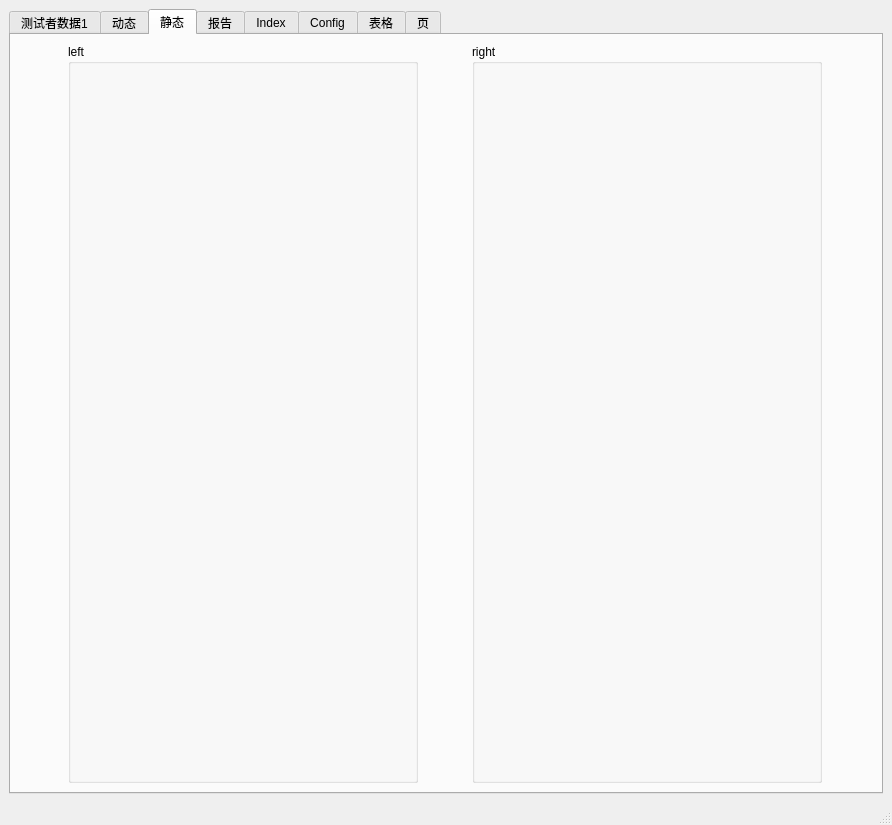
<?xml version="1.0" encoding="UTF-8"?>
<ui version="4.0">
 <class>MainWindow</class>
 <widget class="QMainWindow" name="MainWindow">
  <property name="geometry">
   <rect>
    <x>0</x>
    <y>0</y>
    <width>892</width>
    <height>790</height>
   </rect>
  </property>
  <property name="sizePolicy">
   <sizepolicy hsizetype="Expanding" vsizetype="Expanding">
    <horstretch>0</horstretch>
    <verstretch>0</verstretch>
   </sizepolicy>
  </property>
  <property name="windowTitle">
   <string>MainWindow</string>
  </property>
  <widget class="QWidget" name="centralwidget">
   <layout class="QGridLayout" name="gridLayout_6">
    <item row="0" column="0">
     <widget class="QTabWidget" name="tabWidget">
      <property name="enabled">
       <bool>true</bool>
      </property>
      <property name="currentIndex">
       <number>2</number>
      </property>
      <property name="tabBarAutoHide">
       <bool>false</bool>
      </property>
      <widget class="QWidget" name="tab_4">
       <attribute name="title">
        <string>测试者数据1</string>
       </attribute>
       <layout class="QGridLayout" name="gridLayout_10">
        <item row="0" column="0">
         <widget class="QGroupBox" name="groupBox_4">
          <property name="sizePolicy">
           <sizepolicy hsizetype="Expanding" vsizetype="Expanding">
            <horstretch>0</horstretch>
            <verstretch>0</verstretch>
           </sizepolicy>
          </property>
          <property name="title">
           <string>相关数据</string>
          </property>
          <layout class="QGridLayout" name="gridLayout_9">
           <item row="1" column="0">
            <spacer name="horizontalSpacer_4">
             <property name="orientation">
              <enum>Qt::Horizontal</enum>
             </property>
             <property name="sizeHint" stdset="0">
              <size>
               <width>40</width>
               <height>20</height>
              </size>
             </property>
            </spacer>
           </item>
           <item row="1" column="2">
            <layout class="QVBoxLayout" name="verticalLayout_6">
             <item>
              <layout class="QHBoxLayout" name="horizontalLayout_14">
               <item>
                <widget class="QLineEdit" name="lineEditMaxPressPoint_3">
                 <property name="maximumSize">
                  <size>
                   <width>80</width>
                   <height>16777215</height>
                  </size>
                 </property>
                </widget>
               </item>
               <item>
                <widget class="QLineEdit" name="lineEditMaxPressValue_3">
                 <property name="maximumSize">
                  <size>
                   <width>80</width>
                   <height>16777215</height>
                  </size>
                 </property>
                </widget>
               </item>
              </layout>
             </item>
             <item>
              <widget class="QLineEdit" name="lineEditAveragePress_3">
               <property name="maximumSize">
                <size>
                 <width>150</width>
                 <height>16777215</height>
                </size>
               </property>
              </widget>
             </item>
             <item>
              <widget class="QLineEdit" name="lineEditArea_3">
               <property name="maximumSize">
                <size>
                 <width>150</width>
                 <height>16777215</height>
                </size>
               </property>
              </widget>
             </item>
             <item>
              <widget class="QLineEdit" name="lineEditPressureCenterTrajectory_3">
               <property name="maximumSize">
                <size>
                 <width>150</width>
                 <height>16777215</height>
                </size>
               </property>
              </widget>
             </item>
             <item>
              <widget class="QLineEdit" name="lineEditTotalgePress_3">
               <property name="maximumSize">
                <size>
                 <width>150</width>
                 <height>16777215</height>
                </size>
               </property>
              </widget>
             </item>
            </layout>
           </item>
           <item row="1" column="3">
            <spacer name="horizontalSpacer_3">
             <property name="orientation">
              <enum>Qt::Horizontal</enum>
             </property>
             <property name="sizeHint" stdset="0">
              <size>
               <width>40</width>
               <height>20</height>
              </size>
             </property>
            </spacer>
           </item>
           <item row="1" column="1">
            <layout class="QVBoxLayout" name="verticalLayout_7">
             <item>
              <widget class="QLabel" name="label_17">
               <property name="text">
                <string>身高</string>
               </property>
              </widget>
             </item>
             <item>
              <widget class="QLabel" name="label_18">
               <property name="text">
                <string>体重</string>
               </property>
              </widget>
             </item>
             <item>
              <widget class="QLabel" name="label_19">
               <property name="text">
                <string>脚码</string>
               </property>
              </widget>
             </item>
             <item>
              <widget class="QLabel" name="label_20">
               <property name="text">
                <string>压力中心轨迹：</string>
               </property>
              </widget>
             </item>
             <item>
              <widget class="QLabel" name="label_21">
               <property name="text">
                <string>总压力</string>
               </property>
              </widget>
             </item>
            </layout>
           </item>
           <item row="2" column="2">
            <spacer name="verticalSpacer_3">
             <property name="orientation">
              <enum>Qt::Vertical</enum>
             </property>
             <property name="sizeHint" stdset="0">
              <size>
               <width>20</width>
               <height>40</height>
              </size>
             </property>
            </spacer>
           </item>
           <item row="0" column="2">
            <spacer name="verticalSpacer_4">
             <property name="orientation">
              <enum>Qt::Vertical</enum>
             </property>
             <property name="sizeType">
              <enum>QSizePolicy::Fixed</enum>
             </property>
             <property name="sizeHint" stdset="0">
              <size>
               <width>20</width>
               <height>100</height>
              </size>
             </property>
            </spacer>
           </item>
          </layout>
         </widget>
        </item>
       </layout>
      </widget>
      <widget class="QWidget" name="tab">
       <attribute name="title">
        <string>动态</string>
       </attribute>
       <layout class="QGridLayout" name="gridLayout_2">
        <item row="0" column="3">
         <widget class="QGroupBox" name="groupBox_6">
          <property name="maximumSize">
           <size>
            <width>350</width>
            <height>16777215</height>
           </size>
          </property>
          <property name="title">
           <string>right</string>
          </property>
         </widget>
        </item>
        <item row="0" column="0">
         <widget class="QGroupBox" name="groupBox_5">
          <property name="maximumSize">
           <size>
            <width>350</width>
            <height>9999</height>
           </size>
          </property>
          <property name="title">
           <string>left</string>
          </property>
          <layout class="QVBoxLayout" name="verticalLayout_12"/>
         </widget>
        </item>
        <item row="0" column="1" colspan="2">
         <layout class="QVBoxLayout" name="verticalLayout_heatmap"/>
        </item>
       </layout>
      </widget>
      <widget class="QWidget" name="tab_7">
       <attribute name="title">
        <string>静态</string>
       </attribute>
       <layout class="QHBoxLayout" name="horizontalLayout">
        <item>
         <widget class="QGroupBox" name="groupBox_21">
          <property name="sizePolicy">
           <sizepolicy hsizetype="Expanding" vsizetype="Expanding">
            <horstretch>0</horstretch>
            <verstretch>0</verstretch>
           </sizepolicy>
          </property>
          <property name="maximumSize">
           <size>
            <width>350</width>
            <height>9999</height>
           </size>
          </property>
          <property name="title">
           <string>left</string>
          </property>
          <layout class="QVBoxLayout" name="verticalLayout_13"/>
         </widget>
        </item>
        <item>
         <layout class="QVBoxLayout" name="verticalLayout_heatmap_3"/>
        </item>
        <item>
         <widget class="QGroupBox" name="groupBox_22">
          <property name="sizePolicy">
           <sizepolicy hsizetype="Expanding" vsizetype="Expanding">
            <horstretch>0</horstretch>
            <verstretch>0</verstretch>
           </sizepolicy>
          </property>
          <property name="maximumSize">
           <size>
            <width>350</width>
            <height>16777215</height>
           </size>
          </property>
          <property name="title">
           <string>right</string>
          </property>
         </widget>
        </item>
       </layout>
      </widget>
      <widget class="QWidget" name="tab_2">
       <attribute name="title">
        <string>报告</string>
       </attribute>
       <layout class="QGridLayout" name="gridLayout_3">
        <item row="0" column="2">
         <widget class="QGroupBox" name="groupBox_7">
          <property name="title">
           <string>GroupBox</string>
          </property>
         </widget>
        </item>
        <item row="1" column="0" colspan="3">
         <widget class="QGroupBox" name="groupBox_9">
          <property name="maximumSize">
           <size>
            <width>11111</width>
            <height>200</height>
           </size>
          </property>
          <property name="title">
           <string>GroupBox</string>
          </property>
         </widget>
        </item>
        <item row="0" column="1">
         <widget class="QGroupBox" name="groupBox_10">
          <property name="minimumSize">
           <size>
            <width>400</width>
            <height>0</height>
           </size>
          </property>
          <property name="title">
           <string>GroupBox</string>
          </property>
         </widget>
        </item>
        <item row="0" column="0">
         <widget class="QGroupBox" name="groupBox_8">
          <property name="title">
           <string>GroupBox</string>
          </property>
         </widget>
        </item>
       </layout>
      </widget>
      <widget class="QWidget" name="tab_3">
       <attribute name="title">
        <string>Index</string>
       </attribute>
       <layout class="QGridLayout" name="gridLayout_4">
        <item row="0" column="0">
         <widget class="QGroupBox" name="groupBox_2">
          <property name="title">
           <string>相关数据</string>
          </property>
          <layout class="QGridLayout" name="gridLayout_8">
           <item row="0" column="1">
            <layout class="QVBoxLayout" name="verticalLayout_4">
             <item>
              <layout class="QHBoxLayout" name="horizontalLayout_2">
               <item>
                <widget class="QLineEdit" name="lineEditMaxPressPoint">
                 <property name="maximumSize">
                  <size>
                   <width>80</width>
                   <height>16777215</height>
                  </size>
                 </property>
                </widget>
               </item>
               <item>
                <widget class="QLineEdit" name="lineEditMaxPressValue">
                 <property name="maximumSize">
                  <size>
                   <width>80</width>
                   <height>16777215</height>
                  </size>
                 </property>
                </widget>
               </item>
              </layout>
             </item>
             <item>
              <widget class="QLineEdit" name="lineEditAveragePress">
               <property name="maximumSize">
                <size>
                 <width>150</width>
                 <height>16777215</height>
                </size>
               </property>
              </widget>
             </item>
             <item>
              <widget class="QLineEdit" name="lineEditArea">
               <property name="maximumSize">
                <size>
                 <width>150</width>
                 <height>16777215</height>
                </size>
               </property>
              </widget>
             </item>
             <item>
              <widget class="QLineEdit" name="lineEditPressureCenterTrajectory">
               <property name="maximumSize">
                <size>
                 <width>150</width>
                 <height>16777215</height>
                </size>
               </property>
              </widget>
             </item>
             <item>
              <widget class="QLineEdit" name="lineEditTotalgePress">
               <property name="maximumSize">
                <size>
                 <width>150</width>
                 <height>16777215</height>
                </size>
               </property>
              </widget>
             </item>
            </layout>
           </item>
           <item row="0" column="0">
            <layout class="QVBoxLayout" name="verticalLayout_3">
             <item>
              <widget class="QLabel" name="label_11">
               <property name="text">
                <string>最大压力点：</string>
               </property>
              </widget>
             </item>
             <item>
              <widget class="QLabel" name="label_12">
               <property name="text">
                <string>平均压力：</string>
               </property>
              </widget>
             </item>
             <item>
              <widget class="QLabel" name="label_13">
               <property name="text">
                <string>接触面积：</string>
               </property>
              </widget>
             </item>
             <item>
              <widget class="QLabel" name="label_14">
               <property name="text">
                <string>压力中心轨迹：</string>
               </property>
              </widget>
             </item>
             <item>
              <widget class="QLabel" name="label">
               <property name="text">
                <string>总压力</string>
               </property>
              </widget>
             </item>
            </layout>
           </item>
          </layout>
         </widget>
        </item>
        <item row="1" column="0">
         <widget class="QGroupBox" name="groupBox_3">
          <property name="title">
           <string>校准</string>
          </property>
          <layout class="QGridLayout" name="gridLayout_5">
           <item row="0" column="0">
            <layout class="QHBoxLayout" name="horizontalLayout_9">
             <item>
              <widget class="QLabel" name="label_4">
               <property name="text">
                <string>Value1:</string>
               </property>
              </widget>
             </item>
             <item>
              <widget class="QLineEdit" name="lineEditCalibration1">
               <property name="maximumSize">
                <size>
                 <width>80</width>
                 <height>16777215</height>
                </size>
               </property>
              </widget>
             </item>
             <item>
              <widget class="QPushButton" name="pushButtonCalibration1">
               <property name="text">
                <string>Calibration</string>
               </property>
              </widget>
             </item>
            </layout>
           </item>
           <item row="3" column="0">
            <widget class="QLabel" name="label_6">
             <property name="font">
              <font>
               <family>微软雅黑</family>
               <pointsize>11</pointsize>
               <weight>75</weight>
               <bold>true</bold>
              </font>
             </property>
             <property name="text">
              <string> 备注：使用第6行, 第6列的点进行校准。填写的校准值单位用 N</string>
             </property>
             <property name="alignment">
              <set>Qt::AlignCenter</set>
             </property>
            </widget>
           </item>
           <item row="2" column="0">
            <layout class="QHBoxLayout" name="horizontalLayout_10">
             <item>
              <widget class="QLabel" name="label_5">
               <property name="text">
                <string>Value2:</string>
               </property>
              </widget>
             </item>
             <item>
              <widget class="QLineEdit" name="lineEditCalibration2">
               <property name="maximumSize">
                <size>
                 <width>80</width>
                 <height>16777215</height>
                </size>
               </property>
              </widget>
             </item>
             <item>
              <widget class="QPushButton" name="pushButtonCalibration2">
               <property name="text">
                <string>Calibration</string>
               </property>
              </widget>
             </item>
            </layout>
           </item>
           <item row="4" column="0">
            <spacer name="verticalSpacer_2">
             <property name="orientation">
              <enum>Qt::Vertical</enum>
             </property>
             <property name="sizeHint" stdset="0">
              <size>
               <width>20</width>
               <height>40</height>
              </size>
             </property>
            </spacer>
           </item>
          </layout>
         </widget>
        </item>
        <item row="0" column="1">
         <spacer name="horizontalSpacer">
          <property name="orientation">
           <enum>Qt::Horizontal</enum>
          </property>
          <property name="sizeHint" stdset="0">
           <size>
            <width>40</width>
            <height>20</height>
           </size>
          </property>
         </spacer>
        </item>
       </layout>
      </widget>
      <widget class="QWidget" name="tab_5">
       <attribute name="title">
        <string>Config</string>
       </attribute>
       <layout class="QFormLayout" name="formLayout">
        <item row="0" column="0">
         <widget class="QGroupBox" name="groupBox">
          <property name="enabled">
           <bool>true</bool>
          </property>
          <property name="sizePolicy">
           <sizepolicy hsizetype="Preferred" vsizetype="Preferred">
            <horstretch>0</horstretch>
            <verstretch>0</verstretch>
           </sizepolicy>
          </property>
          <property name="title">
           <string>ComConfig</string>
          </property>
          <layout class="QGridLayout" name="gridLayout">
           <item row="7" column="0">
            <widget class="QLabel" name="labelCom7">
             <property name="font">
              <font>
               <weight>50</weight>
               <bold>false</bold>
              </font>
             </property>
             <property name="layoutDirection">
              <enum>Qt::LeftToRight</enum>
             </property>
             <property name="text">
              <string>数据流控</string>
             </property>
             <property name="wordWrap">
              <bool>false</bool>
             </property>
            </widget>
           </item>
           <item row="0" column="0">
            <widget class="QLabel" name="labelCom1">
             <property name="text">
              <string>串口选择</string>
             </property>
            </widget>
           </item>
           <item row="10" column="3">
            <widget class="QLabel" name="label_stepFrequency">
             <property name="text">
              <string>0</string>
             </property>
            </widget>
           </item>
           <item row="8" column="3">
            <widget class="QSpinBox" name="spinBox"/>
           </item>
           <item row="5" column="0">
            <widget class="QLabel" name="labelCom5">
             <property name="text">
              <string>奇偶校验</string>
             </property>
            </widget>
           </item>
           <item row="10" column="0">
            <widget class="QLabel" name="label_7">
             <property name="text">
              <string>步频</string>
             </property>
            </widget>
           </item>
           <item row="19" column="2" colspan="2">
            <widget class="QPushButton" name="btnNextFrame">
             <property name="enabled">
              <bool>true</bool>
             </property>
             <property name="minimumSize">
              <size>
               <width>0</width>
               <height>70</height>
              </size>
             </property>
             <property name="text">
              <string>下一帧</string>
             </property>
             <property name="checkable">
              <bool>true</bool>
             </property>
            </widget>
           </item>
           <item row="17" column="0" colspan="4">
            <widget class="QPushButton" name="pushButtonOpen">
             <property name="enabled">
              <bool>true</bool>
             </property>
             <property name="sizePolicy">
              <sizepolicy hsizetype="Minimum" vsizetype="Fixed">
               <horstretch>0</horstretch>
               <verstretch>0</verstretch>
              </sizepolicy>
             </property>
             <property name="minimumSize">
              <size>
               <width>0</width>
               <height>70</height>
              </size>
             </property>
             <property name="text">
              <string>打开串口</string>
             </property>
             <property name="checkable">
              <bool>true</bool>
             </property>
            </widget>
           </item>
           <item row="2" column="0">
            <widget class="QLabel" name="labelCom2">
             <property name="text">
              <string>波特率</string>
             </property>
            </widget>
           </item>
           <item row="11" column="0">
            <widget class="QLabel" name="label_8">
             <property name="text">
              <string>左脚支撑时间</string>
             </property>
            </widget>
           </item>
           <item row="11" column="3">
            <widget class="QLabel" name="label_stancetimeL">
             <property name="text">
              <string>0</string>
             </property>
            </widget>
           </item>
           <item row="12" column="3">
            <widget class="QLabel" name="label_stancetimeR">
             <property name="text">
              <string>0</string>
             </property>
            </widget>
           </item>
           <item row="14" column="3">
            <widget class="QLabel" name="label_walkspeed">
             <property name="text">
              <string>0</string>
             </property>
            </widget>
           </item>
           <item row="3" column="0">
            <widget class="QLabel" name="labelCom3">
             <property name="text">
              <string>停止位</string>
             </property>
            </widget>
           </item>
           <item row="7" column="3">
            <widget class="QComboBox" name="comboBoxCom7">
             <property name="minimumSize">
              <size>
               <width>0</width>
               <height>25</height>
              </size>
             </property>
            </widget>
           </item>
           <item row="18" column="0" colspan="4">
            <widget class="QPushButton" name="pushButtonExportData">
             <property name="enabled">
              <bool>true</bool>
             </property>
             <property name="sizePolicy">
              <sizepolicy hsizetype="Minimum" vsizetype="Fixed">
               <horstretch>0</horstretch>
               <verstretch>0</verstretch>
              </sizepolicy>
             </property>
             <property name="minimumSize">
              <size>
               <width>0</width>
               <height>70</height>
              </size>
             </property>
             <property name="text">
              <string>导出数据</string>
             </property>
             <property name="checkable">
              <bool>true</bool>
             </property>
            </widget>
           </item>
           <item row="9" column="3">
            <widget class="QLabel" name="label_FPS">
             <property name="text">
              <string>0</string>
             </property>
            </widget>
           </item>
           <item row="16" column="0" colspan="2">
            <widget class="QCheckBox" name="checkBox_showChannel">
             <property name="text">
              <string>通道显示</string>
             </property>
            </widget>
           </item>
           <item row="2" column="3">
            <widget class="QComboBox" name="comboBoxCom2">
             <property name="minimumSize">
              <size>
               <width>0</width>
               <height>25</height>
              </size>
             </property>
            </widget>
           </item>
           <item row="8" column="0" colspan="2">
            <widget class="QLabel" name="label_3">
             <property name="text">
              <string>最大色条值:</string>
             </property>
            </widget>
           </item>
           <item row="15" column="0">
            <widget class="QLabel" name="label_15">
             <property name="text">
              <string>步宽</string>
             </property>
            </widget>
           </item>
           <item row="13" column="0">
            <widget class="QLabel" name="label_10">
             <property name="text">
              <string>步长</string>
             </property>
            </widget>
           </item>
           <item row="6" column="3">
            <widget class="QComboBox" name="comboBoxCom6">
             <property name="minimumSize">
              <size>
               <width>0</width>
               <height>25</height>
              </size>
             </property>
            </widget>
           </item>
           <item row="15" column="3">
            <widget class="QLabel" name="label_stepwidth">
             <property name="text">
              <string>0</string>
             </property>
            </widget>
           </item>
           <item row="3" column="3">
            <widget class="QComboBox" name="comboBoxCom3">
             <property name="minimumSize">
              <size>
               <width>0</width>
               <height>25</height>
              </size>
             </property>
            </widget>
           </item>
           <item row="5" column="3">
            <widget class="QComboBox" name="comboBoxCom5">
             <property name="minimumSize">
              <size>
               <width>0</width>
               <height>25</height>
              </size>
             </property>
            </widget>
           </item>
           <item row="6" column="0">
            <widget class="QLabel" name="labelCom6">
             <property name="text">
              <string>编码格式</string>
             </property>
            </widget>
           </item>
           <item row="4" column="0">
            <widget class="QLabel" name="labelCom4">
             <property name="text">
              <string>数据位</string>
             </property>
            </widget>
           </item>
           <item row="4" column="3">
            <widget class="QComboBox" name="comboBoxCom4">
             <property name="minimumSize">
              <size>
               <width>0</width>
               <height>25</height>
              </size>
             </property>
            </widget>
           </item>
           <item row="19" column="0" colspan="2">
            <widget class="QPushButton" name="btnStartPlay">
             <property name="minimumSize">
              <size>
               <width>0</width>
               <height>70</height>
              </size>
             </property>
             <property name="text">
              <string>开始播放</string>
             </property>
            </widget>
           </item>
           <item row="1" column="0" colspan="4">
            <widget class="QComboBox" name="comboBoxCom1">
             <property name="minimumSize">
              <size>
               <width>0</width>
               <height>25</height>
              </size>
             </property>
            </widget>
           </item>
           <item row="9" column="0">
            <widget class="QLabel" name="label_2">
             <property name="text">
              <string>帧率</string>
             </property>
            </widget>
           </item>
           <item row="12" column="0">
            <widget class="QLabel" name="label_9">
             <property name="text">
              <string>右脚支撑时间</string>
             </property>
            </widget>
           </item>
           <item row="14" column="0">
            <widget class="QLabel" name="label_16">
             <property name="text">
              <string>步行速度</string>
             </property>
            </widget>
           </item>
           <item row="13" column="3">
            <widget class="QLabel" name="label_steplenth">
             <property name="text">
              <string>0</string>
             </property>
            </widget>
           </item>
          </layout>
         </widget>
        </item>
        <item row="0" column="1">
         <spacer name="horizontalSpacer_2">
          <property name="orientation">
           <enum>Qt::Horizontal</enum>
          </property>
          <property name="sizeType">
           <enum>QSizePolicy::Preferred</enum>
          </property>
          <property name="sizeHint" stdset="0">
           <size>
            <width>595</width>
            <height>674</height>
           </size>
          </property>
         </spacer>
        </item>
        <item row="1" column="0">
         <spacer name="verticalSpacer">
          <property name="orientation">
           <enum>Qt::Vertical</enum>
          </property>
          <property name="sizeType">
           <enum>QSizePolicy::Preferred</enum>
          </property>
          <property name="sizeHint" stdset="0">
           <size>
            <width>17</width>
            <height>594</height>
           </size>
          </property>
         </spacer>
        </item>
       </layout>
      </widget>
      <widget class="QWidget" name="tab_6">
       <attribute name="title">
        <string>表格</string>
       </attribute>
       <layout class="QGridLayout" name="gridLayout_7">
        <item row="0" column="0">
         <widget class="QTableWidget" name="tableWidgetF">
          <property name="enabled">
           <bool>true</bool>
          </property>
          <property name="sizePolicy">
           <sizepolicy hsizetype="Expanding" vsizetype="Expanding">
            <horstretch>0</horstretch>
            <verstretch>0</verstretch>
           </sizepolicy>
          </property>
          <property name="layoutDirection">
           <enum>Qt::LeftToRight</enum>
          </property>
         </widget>
        </item>
       </layout>
      </widget>
      <widget class="QWidget" name="tab_15">
       <attribute name="title">
        <string>页</string>
       </attribute>
       <widget class="QTabWidget" name="tabWidget_2">
        <property name="geometry">
         <rect>
          <x>0</x>
          <y>0</y>
          <width>601</width>
          <height>391</height>
         </rect>
        </property>
        <property name="currentIndex">
         <number>0</number>
        </property>
        <widget class="QWidget" name="tab_16">
         <attribute name="title">
          <string>Tab 1</string>
         </attribute>
         <widget class="QTableWidget" name="tableWidget">
          <property name="geometry">
           <rect>
            <x>370</x>
            <y>140</y>
            <width>256</width>
            <height>192</height>
           </rect>
          </property>
         </widget>
         <widget class="QTableView" name="tableView">
          <property name="geometry">
           <rect>
            <x>190</x>
            <y>150</y>
            <width>256</width>
            <height>192</height>
           </rect>
          </property>
         </widget>
         <widget class="QTabWidget" name="tabWidget_3">
          <property name="geometry">
           <rect>
            <x>130</x>
            <y>70</y>
            <width>127</width>
            <height>80</height>
           </rect>
          </property>
          <widget class="QWidget" name="tab_18">
           <attribute name="title">
            <string>Tab 1</string>
           </attribute>
          </widget>
          <widget class="QWidget" name="tab_19">
           <attribute name="title">
            <string>Tab 2</string>
           </attribute>
          </widget>
         </widget>
        </widget>
        <widget class="QWidget" name="tab_17">
         <attribute name="title">
          <string>Tab 2</string>
         </attribute>
        </widget>
       </widget>
      </widget>
     </widget>
    </item>
   </layout>
  </widget>
  <widget class="QMenuBar" name="menubar">
   <property name="geometry">
    <rect>
     <x>0</x>
     <y>0</y>
     <width>892</width>
     <height>21</height>
    </rect>
   </property>
  </widget>
  <widget class="QStatusBar" name="statusbar"/>
 </widget>
 <resources/>
 <connections/>
</ui>
